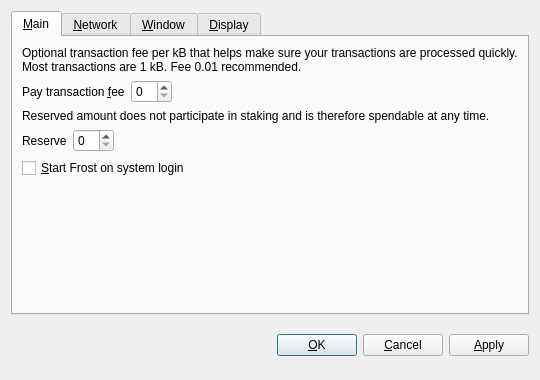
<?xml version="1.0" encoding="UTF-8"?>
<ui version="4.0">
 <class>OptionsDialog</class>
 <widget class="QDialog" name="OptionsDialog">
  <property name="geometry">
   <rect>
    <x>0</x>
    <y>0</y>
    <width>540</width>
    <height>380</height>
   </rect>
  </property>
  <property name="windowTitle">
   <string>Options</string>
  </property>
  <property name="styleSheet">
   <string notr="true">background-image: url(:/images/bk);</string>
  </property>
  <property name="modal">
   <bool>true</bool>
  </property>
  <layout class="QVBoxLayout" name="verticalLayout">
   <item>
    <widget class="QTabWidget" name="tabWidget">
     <property name="tabPosition">
      <enum>QTabWidget::North</enum>
     </property>
     <property name="currentIndex">
      <number>0</number>
     </property>
     <widget class="QWidget" name="tabMain">
      <attribute name="title">
       <string>&amp;Main</string>
      </attribute>
      <layout class="QVBoxLayout" name="verticalLayout_Main">
       <item>
        <widget class="QLabel" name="transactionFeeInfoLabel">
         <property name="text">
          <string>Optional transaction fee per kB that helps make sure your transactions are processed quickly. Most transactions are 1 kB. Fee 0.01 recommended.</string>
         </property>
         <property name="textFormat">
          <enum>Qt::PlainText</enum>
         </property>
         <property name="wordWrap">
          <bool>true</bool>
         </property>
        </widget>
       </item>
       <item>
        <layout class="QHBoxLayout" name="horizontalLayoutFee">
         <item>
          <widget class="QLabel" name="transactionFeeLabel">
           <property name="text">
            <string>Pay transaction &amp;fee</string>
           </property>
           <property name="textFormat">
            <enum>Qt::PlainText</enum>
           </property>
           <property name="buddy">
            <cstring>transactionFee</cstring>
           </property>
          </widget>
         </item>
         <item>
          <widget class="BitcoinAmountField" name="transactionFee"/>
         </item>
         <item>
          <spacer name="horizontalSpacerFee">
           <property name="orientation">
            <enum>Qt::Horizontal</enum>
           </property>
           <property name="sizeHint" stdset="0">
            <size>
             <width>40</width>
             <height>20</height>
            </size>
           </property>
          </spacer>
         </item>
        </layout>
       </item>
       <item>
        <widget class="QLabel" name="reserveBalanceInfoLabel">
         <property name="text">
          <string>Reserved amount does not participate in staking and is therefore spendable at any time.</string>
         </property>
         <property name="textFormat">
          <enum>Qt::PlainText</enum>
         </property>
         <property name="wordWrap">
          <bool>true</bool>
         </property>
        </widget>
       </item>
       <item>
        <layout class="QHBoxLayout" name="horizontalLayoutReserveBalance">
         <item>
          <widget class="QLabel" name="reserveBalanceLabel">
           <property name="text">
            <string>Reserve</string>
           </property>
           <property name="textFormat">
            <enum>Qt::PlainText</enum>
           </property>
           <property name="buddy">
            <cstring>reserveBalance</cstring>
           </property>
          </widget>
         </item>
         <item>
          <widget class="BitcoinAmountField" name="reserveBalance"/>
         </item>
         <item>
          <spacer name="horizontalSpacerReserveBalance">
           <property name="orientation">
            <enum>Qt::Horizontal</enum>
           </property>
           <property name="sizeHint" stdset="0">
            <size>
             <width>40</width>
             <height>20</height>
            </size>
           </property>
          </spacer>
         </item>
        </layout>
       </item>
       <item>
        <widget class="QCheckBox" name="bitcoinAtStartup">
         <property name="toolTip">
          <string>Automatically start Frost after logging in to the system.</string>
         </property>
         <property name="text">
          <string>&amp;Start Frost on system login</string>
         </property>
        </widget>
       </item>
       <item>
        <spacer name="verticalSpacer_Main">
         <property name="orientation">
          <enum>Qt::Vertical</enum>
         </property>
         <property name="sizeHint" stdset="0">
          <size>
           <width>20</width>
           <height>40</height>
          </size>
         </property>
        </spacer>
       </item>
      </layout>
     </widget>
     <widget class="QWidget" name="tabNetwork">
      <attribute name="title">
       <string>&amp;Network</string>
      </attribute>
      <layout class="QVBoxLayout" name="verticalLayout_Network">
       <item>
        <widget class="QCheckBox" name="mapPortUpnp">
         <property name="toolTip">
          <string>Automatically open the Frost client port on the router. This only works when your router supports UPnP and it is enabled.</string>
         </property>
         <property name="text">
          <string>Map port using &amp;UPnP</string>
         </property>
        </widget>
       </item>
       <item>
        <widget class="QCheckBox" name="connectSocks">
         <property name="toolTip">
          <string>Connect to the Frost network through a SOCKS proxy (e.g. when connecting through Tor).</string>
         </property>
         <property name="text">
          <string>&amp;Connect through SOCKS proxy:</string>
         </property>
        </widget>
       </item>
       <item>
        <layout class="QHBoxLayout" name="horizontalLayout_Network">
         <item>
          <widget class="QLabel" name="proxyIpLabel">
           <property name="text">
            <string>Proxy &amp;IP:</string>
           </property>
           <property name="textFormat">
            <enum>Qt::PlainText</enum>
           </property>
           <property name="buddy">
            <cstring>proxyIp</cstring>
           </property>
          </widget>
         </item>
         <item>
          <widget class="QValidatedLineEdit" name="proxyIp">
           <property name="maximumSize">
            <size>
             <width>140</width>
             <height>16777215</height>
            </size>
           </property>
           <property name="toolTip">
            <string>IP address of the proxy (e.g. 127.0.0.1)</string>
           </property>
          </widget>
         </item>
         <item>
          <widget class="QLabel" name="proxyPortLabel">
           <property name="text">
            <string>&amp;Port:</string>
           </property>
           <property name="textFormat">
            <enum>Qt::PlainText</enum>
           </property>
           <property name="buddy">
            <cstring>proxyPort</cstring>
           </property>
          </widget>
         </item>
         <item>
          <widget class="QLineEdit" name="proxyPort">
           <property name="maximumSize">
            <size>
             <width>55</width>
             <height>16777215</height>
            </size>
           </property>
           <property name="toolTip">
            <string>Port of the proxy (e.g. 9050)</string>
           </property>
          </widget>
         </item>
         <item>
          <widget class="QLabel" name="socksVersionLabel">
           <property name="text">
            <string>SOCKS &amp;Version:</string>
           </property>
           <property name="textFormat">
            <enum>Qt::PlainText</enum>
           </property>
           <property name="buddy">
            <cstring>socksVersion</cstring>
           </property>
          </widget>
         </item>
         <item>
          <widget class="QValueComboBox" name="socksVersion">
           <property name="toolTip">
            <string>SOCKS version of the proxy (e.g. 5)</string>
           </property>
          </widget>
         </item>
         <item>
          <spacer name="horizontalSpacer_Network">
           <property name="orientation">
            <enum>Qt::Horizontal</enum>
           </property>
           <property name="sizeHint" stdset="0">
            <size>
             <width>40</width>
             <height>20</height>
            </size>
           </property>
          </spacer>
         </item>
        </layout>
       </item>
       <item>
        <spacer name="verticalSpacer_Network">
         <property name="orientation">
          <enum>Qt::Vertical</enum>
         </property>
         <property name="sizeHint" stdset="0">
          <size>
           <width>20</width>
           <height>40</height>
          </size>
         </property>
        </spacer>
       </item>
      </layout>
     </widget>
     <widget class="QWidget" name="tabWindow">
      <attribute name="title">
       <string>&amp;Window</string>
      </attribute>
      <layout class="QVBoxLayout" name="verticalLayout_Window">
       <item>
        <widget class="QCheckBox" name="minimizeToTray">
         <property name="toolTip">
          <string>Show only a tray icon after minimizing the window.</string>
         </property>
         <property name="text">
          <string>&amp;Minimize to the tray instead of the taskbar</string>
         </property>
        </widget>
       </item>
       <item>
        <widget class="QCheckBox" name="minimizeOnClose">
         <property name="toolTip">
          <string>Minimize instead of exit the application when the window is closed. When this option is enabled, the application will be closed only after selecting Quit in the menu.</string>
         </property>
         <property name="text">
          <string>M&amp;inimize on close</string>
         </property>
        </widget>
       </item>
       <item>
        <spacer name="verticalSpacer_Window">
         <property name="orientation">
          <enum>Qt::Vertical</enum>
         </property>
         <property name="sizeHint" stdset="0">
          <size>
           <width>20</width>
           <height>40</height>
          </size>
         </property>
        </spacer>
       </item>
      </layout>
     </widget>
     <widget class="QWidget" name="tabDisplay">
      <attribute name="title">
       <string>&amp;Display</string>
      </attribute>
      <layout class="QVBoxLayout" name="verticalLayout_Display">
       <item>
        <layout class="QHBoxLayout" name="horizontalLayout_1_Display">
         <item>
          <widget class="QLabel" name="langLabel">
           <property name="text">
            <string>User Interface &amp;language:</string>
           </property>
           <property name="textFormat">
            <enum>Qt::PlainText</enum>
           </property>
           <property name="buddy">
            <cstring>lang</cstring>
           </property>
          </widget>
         </item>
         <item>
          <widget class="QValueComboBox" name="lang">
           <property name="toolTip">
            <string>The user interface language can be set here. This setting will take effect after restarting Frost.</string>
           </property>
          </widget>
         </item>
        </layout>
       </item>
       <item>
        <layout class="QHBoxLayout" name="horizontalLayout_2_Display">
         <item>
          <widget class="QLabel" name="unitLabel">
           <property name="text">
            <string>&amp;Unit to show amounts in:</string>
           </property>
           <property name="textFormat">
            <enum>Qt::PlainText</enum>
           </property>
           <property name="buddy">
            <cstring>unit</cstring>
           </property>
          </widget>
         </item>
         <item>
          <widget class="QValueComboBox" name="unit">
           <property name="toolTip">
            <string>Choose the default subdivision unit to show in the interface and when sending coins.</string>
           </property>
          </widget>
         </item>
        </layout>
       </item>
       <item>
        <widget class="QCheckBox" name="displayAddresses">
         <property name="toolTip">
          <string>Whether to show Frost addresses in the transaction list or not.</string>
         </property>
         <property name="text">
          <string>&amp;Display addresses in transaction list</string>
         </property>
        </widget>
       </item>
       <item>
        <widget class="QCheckBox" name="coinControlFeatures">
         <property name="toolTip">
          <string>Whether to show coin control features or not.</string>
         </property>
         <property name="text">
          <string>Display coin &amp;control features (experts only!)</string>
         </property>
        </widget>
       </item>
       <item>
        <spacer name="verticalSpacer_Display">
         <property name="orientation">
          <enum>Qt::Vertical</enum>
         </property>
         <property name="sizeHint" stdset="0">
          <size>
           <width>20</width>
           <height>40</height>
          </size>
         </property>
        </spacer>
       </item>
      </layout>
     </widget>
    </widget>
   </item>
   <item>
    <layout class="QHBoxLayout" name="horizontalLayout_Buttons">
     <item>
      <spacer name="horizontalSpacer_1">
       <property name="orientation">
        <enum>Qt::Horizontal</enum>
       </property>
       <property name="sizeHint" stdset="0">
        <size>
         <width>40</width>
         <height>48</height>
        </size>
       </property>
      </spacer>
     </item>
     <item>
      <widget class="QLabel" name="statusLabel">
       <property name="font">
        <font>
         <weight>75</weight>
         <bold>true</bold>
        </font>
       </property>
       <property name="text">
        <string/>
       </property>
       <property name="textFormat">
        <enum>Qt::PlainText</enum>
       </property>
       <property name="wordWrap">
        <bool>true</bool>
       </property>
      </widget>
     </item>
     <item>
      <spacer name="horizontalSpacer_2">
       <property name="orientation">
        <enum>Qt::Horizontal</enum>
       </property>
       <property name="sizeHint" stdset="0">
        <size>
         <width>40</width>
         <height>48</height>
        </size>
       </property>
      </spacer>
     </item>
     <item>
      <widget class="QPushButton" name="okButton">
       <property name="text">
        <string>&amp;OK</string>
       </property>
      </widget>
     </item>
     <item>
      <widget class="QPushButton" name="cancelButton">
       <property name="text">
        <string>&amp;Cancel</string>
       </property>
       <property name="autoDefault">
        <bool>false</bool>
       </property>
      </widget>
     </item>
     <item>
      <widget class="QPushButton" name="applyButton">
       <property name="text">
        <string>&amp;Apply</string>
       </property>
       <property name="autoDefault">
        <bool>false</bool>
       </property>
      </widget>
     </item>
    </layout>
   </item>
  </layout>
 </widget>
 <customwidgets>
  <customwidget>
   <class>BitcoinAmountField</class>
   <extends>QSpinBox</extends>
   <header>bitcoinamountfield.h</header>
   <container>1</container>
  </customwidget>
  <customwidget>
   <class>QValueComboBox</class>
   <extends>QComboBox</extends>
   <header>qvaluecombobox.h</header>
  </customwidget>
  <customwidget>
   <class>QValidatedLineEdit</class>
   <extends>QLineEdit</extends>
   <header>qvalidatedlineedit.h</header>
  </customwidget>
 </customwidgets>
 <resources/>
 <connections/>
</ui>
